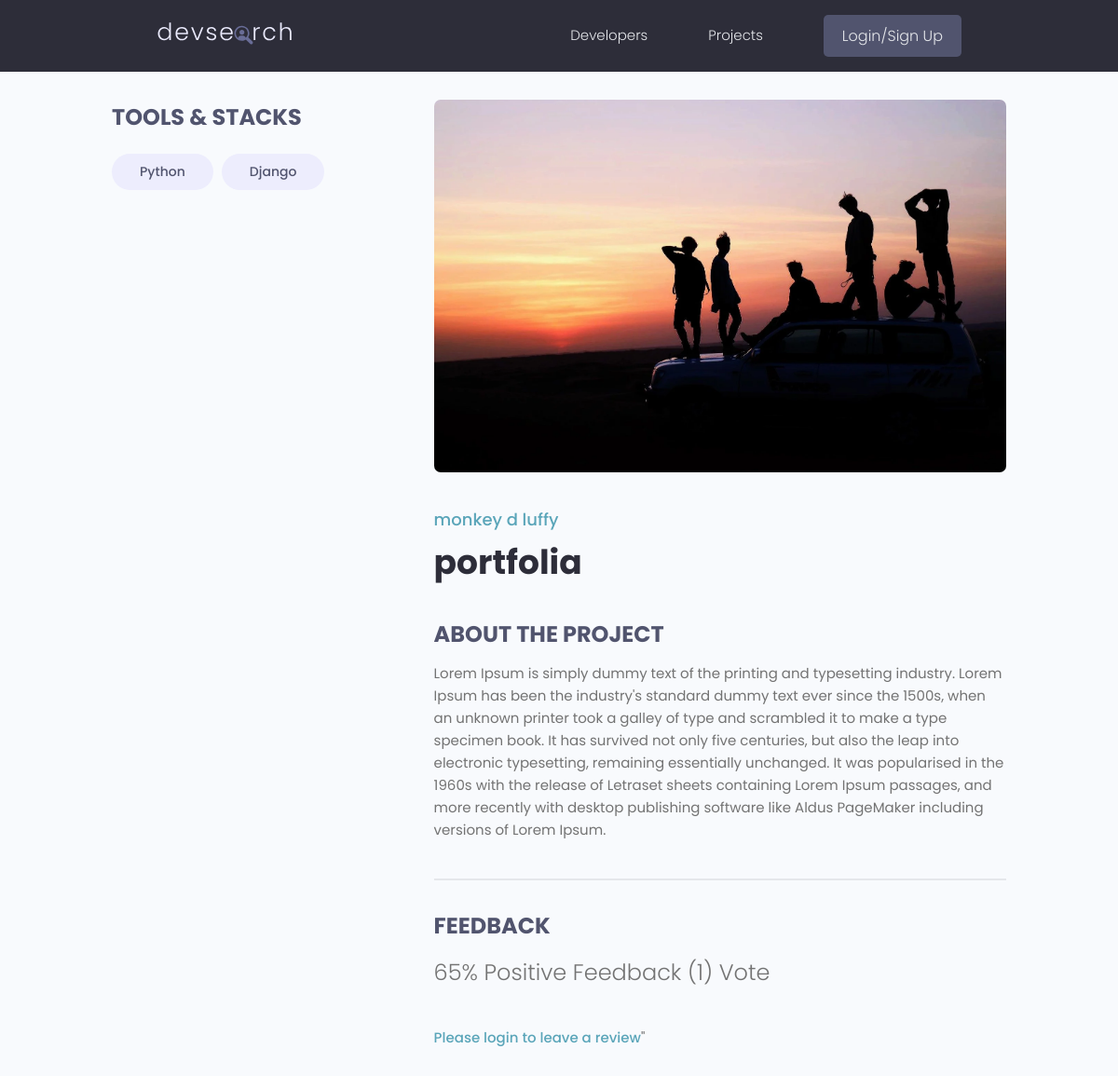
Before: /projects/project/3930a283-cddf-4d16-a54c-710de3128992 with the older database file.
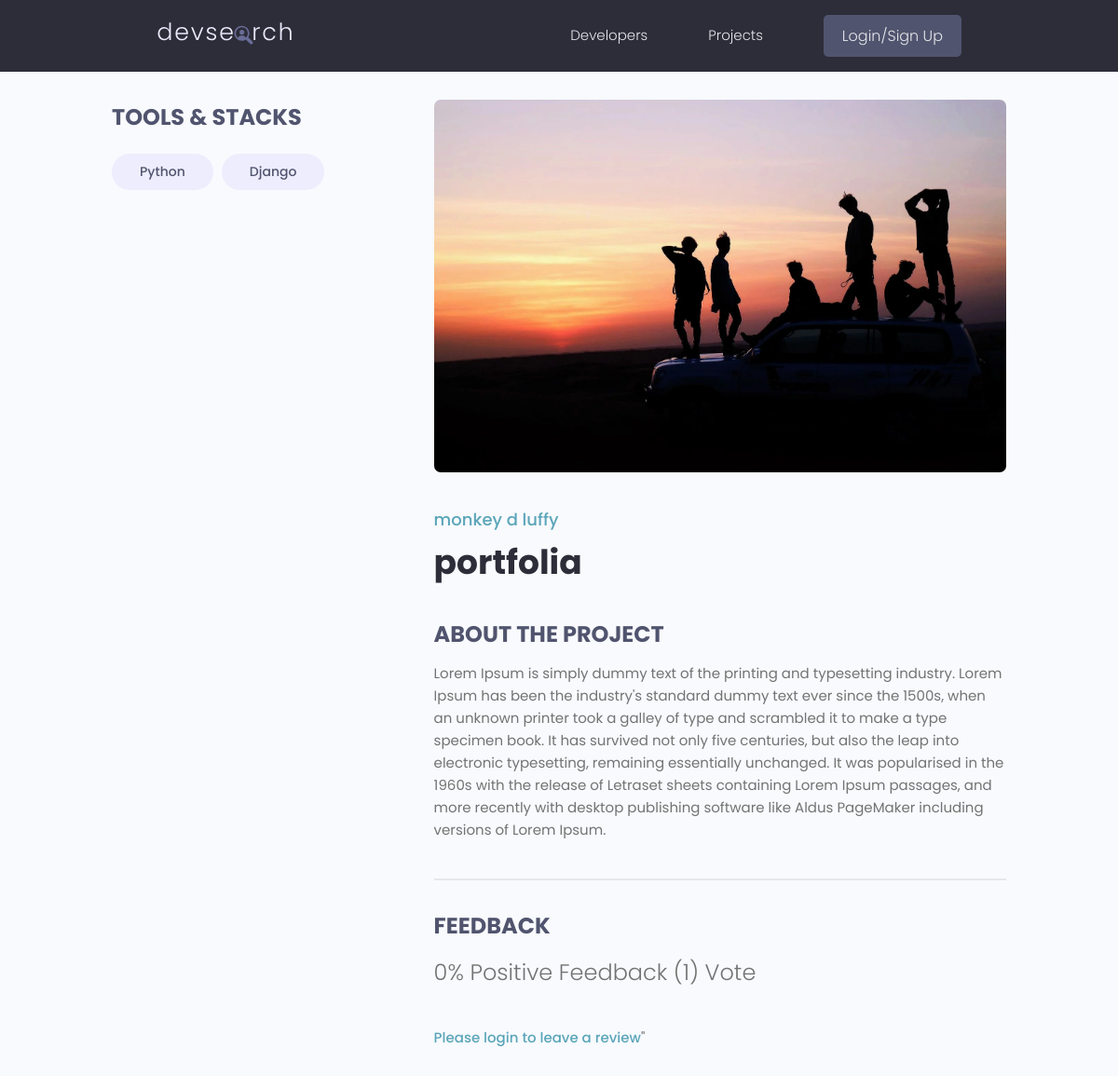
After: the same page with the newer database file.
### projects/models.py (models this page shows, shortened)
class Project(models.Model):
    owner=models.ForeignKey(Profile,null=True,blank=True,on_delete=models.CASCADE)
    title=models.CharField(max_length=200)
    description=models.TextField(null=True,blank=True)
    featured_image=models.ImageField(null=True,blank=True,default="default.jpg")
    demo_link=models.CharField(max_length=2000,null=True,blank=True)
    source_link=models.CharField(max_length=2000,null=True,blank=True)
    tags=models.ManyToManyField('Tag',blank=True)
    vote_total=models.IntegerField(default=0,null=True,blank=True)
    vote_ratio=models.IntegerField(default=0,null=True,blank=True)
    created_at=models.DateTimeField(auto_now_add=True)
    id=models.UUIDField(default=uuid.uuid4,unique=True,primary_key=True,editable=False)    # django has default id generation for each instance created in a model, here we are overriding the id
    class Meta:
        ordering=['-vote_ratio','-vote_total','title']
    @property
    def reviewers(self):
        queryset=self.review_set.all().values_list('owner__id',flat=True)
        return queryset

### users/models.py (models this page shows, shortened)
class Profile(models.Model):
    user=models.OneToOneField(User, on_delete=models.CASCADE,null=True,blank=True)
    name=models.CharField(max_length=200,null=True,blank=True)
    email=models.EmailField(max_length=500,blank=True,null=True)
    username=models.CharField(max_length=200,null=True,blank=True)
    location=models.CharField(max_length=200,null=True,blank=True)
    short_intro=models.CharField(max_length=200,null=True,blank=True)
    bio=models.TextField(null=True,blank=True)
    profile_image=models.ImageField(null=True,blank=True,upload_to='profiles',default='profiles/user-default.png')
    social_github=models.CharField(max_length=200,null=True,blank=True)
    social_twitter=models.CharField(max_length=200,null=True,blank=True)
    social_linkedin=models.CharField(max_length=200,null=True,blank=True)
    social_youtube=models.CharField(max_length=200,null=True,blank=True)
    social_website=models.CharField(max_length=200,null=True,blank=True)
    created_at=models.DateTimeField(auto_now_add=True)
    id=models.UUIDField(default=uuid.uuid4,unique=True,primary_key=True,editable=False)

### projects/views.py (the view, shortened to what this page needs)
# urls.py: path('project/<str:pk>',views.single_project,name='projects'),
def single_project(request,pk):
    projectObj=Project.objects.get(id=pk)
    form=ReviewForm()
    return render(request,'projects/single_project.html',{'project':projectObj,'form':form})

### projects/models.py (called while the page is built)
    def __str__(self):
        return self.name

### projects/templates/projects/single_project.html (shortened to what this page needs)
{% extends 'main.html' %}
{% block content %}
<main class="singleProject my-md">
    <div class="container">
      <div class="layout">
        <div class="column column--1of3">
          <h3 class="singleProject__subtitle">Tools & Stacks</h3>
          <div class="singleProject__toolStack">
            {% for tag in project.tags.all %}
            <span class="tag tag--pill tag--sub tag--lg">
              <small>{{tag}}</small>
            </span>
            {% endfor %}
          </div>
        </div>
        <div class="column column--2of3">
          <img class="singleProject__preview" src="{{project.featured_image.url }}" alt="portfolio thumbnail" />
          <a href="profile.html" class="singleProject__developer">{{project.owner.name}}</a>
          <h2 class="singleProject__title">{{project.title}}</h2>
          <h3 class="singleProject__subtitle">About the Project</h3>
          <div class="singleProject__info">{{project.description}}</div>
          <div class="comments">
            <h3 class="singleProject__subtitle">Feedback</h3>
            <h5 class="project--rating">
              {{project.vote_ratio}}% Positive Feedback ({{project.vote_total}}) Vote{{project.vote_total|pluralize:"s"}}
            </h5>
            {% if request.user.profile.id in project.reviewers %}
                <p>You have already submitted the review or this project</p>
            {% elif request.user.profile == project.owner %}
                <p>You cannot review your own work</p>
            {% else %}
                <a href="{% url 'login' %}?next={{request.path}}">Please login to leave a review</a>"
            {% endif %}
            </div>
          </div>
        </div>
      </div>
  </main>
{% endblock content %}

Changed rows visible on the page:
changed Project "portfolia": vote_ratio "65" → "0"
